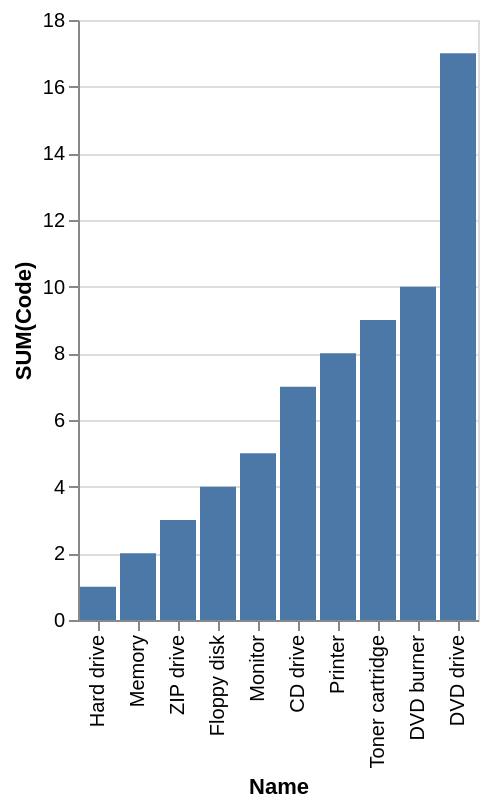

Vega-Lite specification stored for this chart:
### Vega-Lite specification from a JSON file in a GitHub repository (floating-point values rounded to 4 significant figures)
{"data": {"values": [{"x_data": "CD drive", "y_data": 7}, {"x_data": "DVD burner", "y_data": 10}, {"x_data": "DVD drive", "y_data": 17}, {"x_data": "Floppy disk", "y_data": 4}, {"x_data": "Hard drive", "y_data": 1}, {"x_data": "Memory", "y_data": 2}, {"x_data": "Monitor", "y_data": 5}, {"x_data": "Printer", "y_data": 8}, {"x_data": "Toner cartridge", "y_data": 9}, {"x_data": "ZIP drive", "y_data": 3}]}, "mark": "bar", "encoding": {"x": {"field": "x_data", "type": "nominal", "title": "Name", "sort": {"op": "sum", "field": "y_data", "order": "ascending"}}, "y": {"field": "y_data", "type": "quantitative", "title": "SUM(Code)"}}}
